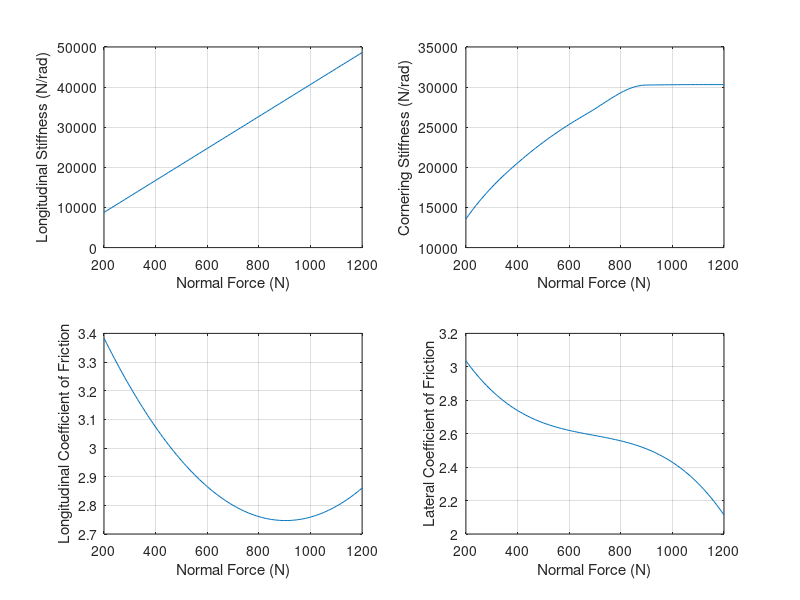

The MATLAB script that drew this image:
FZ = 200:10:1200;

% kx model
A1 = 0;
A2 = 39.8344;
A3 = 813.0780;

% mu_x model
B1 = 0.000001287;
B2 = -0.002325;
B3 = 3.797;

% mu_y model
C1 = -0.000000002541;
C2 = 0.000005279;
C3 = -0.003943;
C4 = 3.634;

% C model
FZ_C = [0 204.13 427.04 668.1 895.72 1124.40 1324.40];
C_param = [0 13757.41 21278.97 26666.02 30253.47 30313.18 30313.18];



kx = (A2 * FZ) + A3;
mu_x = (B1 .* FZ .^2) + (B2 .* FZ) + B3;
mu_y = (C1 .* FZ .^3) + (C2 .* FZ .^ 2) + (C3 .* FZ) + C4;
C = pchip(FZ_C, C_param, abs(FZ));



figure(1)
subplot(2,2,1)
plot(FZ, kx)
xlabel('Normal Force (N)')
ylabel('Longitudinal Stiffness (N/rad)')
grid on

subplot(2,2,3)
plot(FZ, mu_x)
xlabel('Normal Force (N)')
ylabel('Longitudinal Coefficient of Friction')
grid on

subplot(2,2,4)
plot(FZ, mu_y)
xlabel('Normal Force (N)')
ylabel('Lateral Coefficient of Friction')
grid on

subplot(2,2,2)
plot(FZ, C)
xlabel('Normal Force (N)')
ylabel('Cornering Stiffness (N/rad)')
grid on